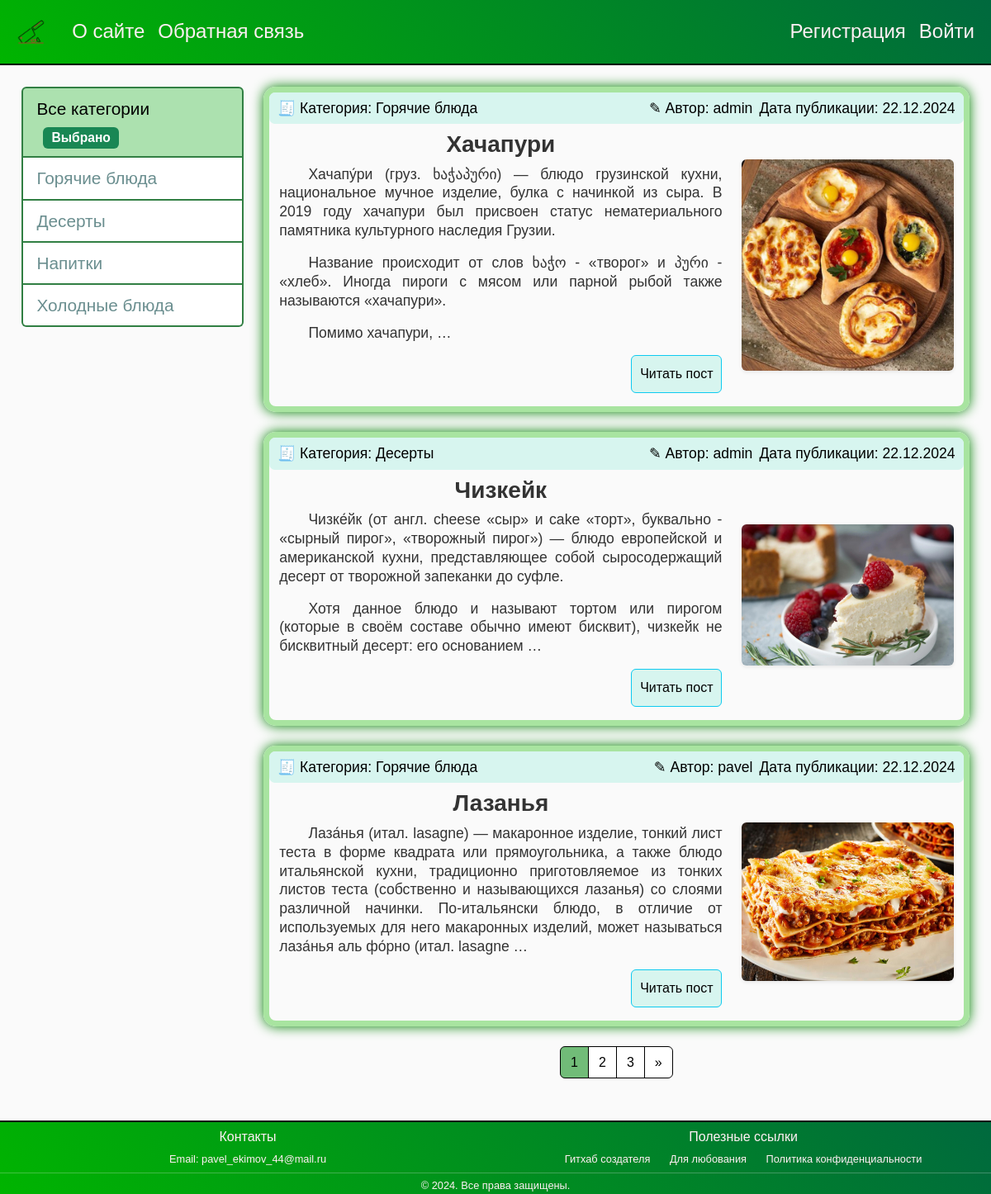
The page / on the database its author committed.
### meal/models.py (models this page shows, shortened)
class Category(models.Model):
    name = models.CharField(max_length=100, db_index=True, verbose_name='Категория')
    slug = models.SlugField(max_length=255, unique=True, db_index=True, verbose_name='URL')
    def __str__(self):
        return self.name
    def get_absolute_url(self):
        return reverse('category', kwargs={'cat_slug': self.slug})
    class Meta:
        verbose_name = 'Категорию'
        verbose_name_plural = 'Категории'
        ordering = ['id']

class Food(models.Model):
    title = models.CharField(max_length=255, verbose_name='Название блюда')
    slug = models.SlugField(max_length=255, unique=True, db_index=True, verbose_name='URL')
    content = models.TextField(blank=True, verbose_name='Информация')
    photo = models.ImageField(upload_to="photo/%Y/%m/%d/", verbose_name='Фото')
    time_create = models.DateTimeField(auto_now_add=True, verbose_name='Время создания')
    time_update = models.DateTimeField(auto_now=True, verbose_name='Время изменения')
    is_published = models.BooleanField(default=True, verbose_name='Опубликовать')
    author = models.ForeignKey(User, on_delete=models.CASCADE, verbose_name='Автор')
    cat = models.ForeignKey('Category', on_delete=models.PROTECT, verbose_name='Категория')
    def get_absolute_url(self):
        return reverse('post', kwargs={'post_slug': self.slug})
    class Meta:
        verbose_name = 'Различные блюда'
        verbose_name_plural = 'Различные блюда'
        ordering = ['id']

### meal/views.py (the view)
# urls.py: path('', FoodHome.as_view(), name='home'),
class FoodHome(DataMixin, ListView):
    model = Food
    template_name = 'meal/index.html'
    context_object_name = 'posts'
    def get_context_data(self, *, object_list=None, **kwargs):
        context = super().get_context_data(**kwargs)
        c_def = self.get_user_context(title="Главная страница")
        return dict(list(context.items()) + list(c_def.items()))
    def get_queryset(self):
        return Food.objects.filter(is_published=True).select_related('cat')

### meal/utils.py (called while the page is built)
    def get_user_context(self, **kwargs):
        context = kwargs
        cats = cache.get('cats')
        if not cats:
            cats = (Category.objects.annotate(food__count=Count('food', filter=Q(food__is_published=True)))
                    .filter(food__count__gt=0))
            cache.set('cats', cats, 60)
        user_menu = menu.copy()
        if not self.request.user.is_authenticated:
            user_menu.pop(1)
        context['menu'] = user_menu
        context['cats'] = cats
        context['cat_selected'] = context.get('cat_selected', 0)
        return context

### meal/templates/meal/index.html
{% extends 'meal/base.html' %}
{% block content %}
	<ul class="list-articles">
		{% for p in posts %}
			<li class="mb-4">
				<div class="article-panel">
					<p class="first">&#129534 Категория: {{p.cat}}</p>
					<p class="last">Дата публикации: {{p.time_update|date:"d.m.Y"}}</p>
                    <p class="last">&#9998 Автор: {{ p.author.username }}</p>
				</div>
				<div class="container">
                    <div class="row align-items-center">
                        <div class="col-md-8">
                            <h2 class="text-center mb-4">{{ p.title }}</h2>
                            <div class="article-content">
                                {% autoescape on %}
                                    {{ p.content|linebreaks|truncatewords:50 }}
                                {% endautoescape %}
                            </div>
                            <p class="link-read-post mt-3">
                                <a href="{{ p.get_absolute_url }}" class="btn btn-info">Читать пост</a>
                            </p>
                        </div>
                        <div class="col-md-4">
                            {% if p.photo %}
                                <div class="img-container">
                                    <img class="img-fluid rounded shadow-sm" src="{{ p.photo.url }}" alt="Изображение {{ p.title }}">
                                </div>
                            {% endif %}
                        </div>
                    </div>
                </div>
			</li>
		{% endfor %}
	</ul>
{% endblock %}

### meal/templates/meal/base.html (shortened to what this page needs)
{% load static %}
{% load meal_tags %}
{% load cache %}
<!DOCTYPE html>
<html>
    <head>
        <link href="{% static 'meal/css/bootstrap.min.css' %}" rel="stylesheet">
        <link href="{% static 'meal/css/styles.css' %}" rel="stylesheet">
    </head>
    <body>
        <div class="flex-wrapper">
            <div class="content-all">
                {% block mainmenu %}
                    <nav class="navbar navbar-expand-lg navbar-light bg-light">
                        <div class="container">
                            <a class="navbar-brand" href="{% url 'home' %}">
                                <div class="logo"></div>
                            </a>
                            <div class="collapse navbar-collapse" id="navbarNav">
                                <ul class="navbar-nav me-auto mb-2 mb-lg-0">
                                    {% for m in menu %}
                                        <li class="nav-item">
                                            <a class="nav-link" href="{% url m.url_name %}">{{ m.title }}</a>
                                        </li>
                                    {% endfor %}
                                </ul>
                                <ul class="navbar-nav">
                                    {% if request.user.is_authenticated %}
                                        <li class="nav-item">
                                            <a class="nav-link" href="{% url 'logout' %}">Выйти</a>
                                        </li>
                                    {% else %}
                                        <li class="nav-item">
                                            <a class="nav-link" href="{% url 'register' %}">Регистрация</a>
                                        </li>
                                        <li class="nav-item">
                                            <a class="nav-link" href="{% url 'login' %}">Войти</a>
                                        </li>
                                    {% endif %}
                                </ul>
                            </div>
                        </div>
                    </nav>
                {% endblock mainmenu %}
                <div class="container-main mt-4">
                    <div class="row">
                        <aside class="col-md-3">
                            {% block leftmenu %}
                                <ul class="list-group">
                                    {% if cat_selected == 0 %}
                                        <li class="list-group-item active">
                                            Все категории
                                            <span class="badge bg-success ms-2">Выбрано</span>
                                        </li>
                                    {% else %}
                                        <li class="list-group-item">
                                            <a href="{% url 'home' %}">Все категории</a>
                                        </li>
                                    {% endif %}
                                    {% for c in cats %}
                                        {% if c.food__count > 0 %}
                                            <li class="list-group-item {% if c.pk == cat_selected %} active {% endif %}">
                                                {% if c.pk == cat_selected %}
                                                    {{ c.name }}
                                                    <span class="badge bg-success ms-2">Выбрано</span>
                                                {% else %}
                                                    <a href="{{ c.get_absolute_url }}">{{ c.name }}</a>
                                                {% endif %}
                                            </li>
                                        {% endif %}
                                    {% endfor %}
                                </ul>
                            {% endblock leftmenu %}
                        </aside>
                        <main class="col-md-9">
                            <div class="content-content">
                                {% block content %}
                                {% endblock %}
                                {% if page_obj.has_other_pages %}
                                    <nav aria-label="Page navigation">
                                        <ul class="pagination justify-content-center">
                                            {% for p in paginator.page_range %}
                                                {% if p >= page_obj.number|add:-2 and p <= page_obj.number|add:2 %}
                                                    {% if page_obj.number == p %}
                                                        <li class="page-item active" aria-current="page">
                                                            <span class="page-link">{{ p }}</span>
                                                        </li>
                                                    {% else %}
                                                        <li class="page-item">
                                                            <a class="page-link" href="?page={{ p }}">{{ p }}</a>
                                                        </li>
                                                    {% endif %}
                                                {% endif %}
                                            {% endfor %}
                                            {% if page_obj.has_next %}
                                                <li class="page-item">
                                                    <a class="page-link" href="?page={{ page_obj.next_page_number }}" aria-label="Next">
                                                        <span aria-hidden="true">&raquo;</span>
                                                    </a>
                                                </li>
                                            {% endif %}
                                        </ul>
                                    </nav>
                                {% endif %}
                            </div>
                        </main>
                    </div>
                </div>
            </div>
            {% cache 3600 footer %}
            <footer class="bg-light text-center py-3 mt-4">
                <div class="container-footer">
                    <div class="row row-footer">
                        <div class="col-md-6">
                            <h6>Контакты</h6>
                            <p>Email: pavel_ekimov_44@mail.ru</p>
                        </div>
                        <div class="col-md-6 text-center">
                            <h6>Полезные ссылки</h6>
                            <div class="footer-links">
                                <a href="https://github.com/EkimovP">Гитхаб создателя</a>
                                <a href="https://ya.ru/images/search?from=tabbar&text=nature%20photos%20are%20beautiful">Для любования</a>
                                <a href="https://tilda.cc/ru/privacy-generator/">Политика конфиденциальности</a>
                            </div>
                        </div>
                    </div>
                    <hr>
                    <p class="confidentiality">&copy; 2024. Все права защищены.</p>
                </div>
            </footer>
            {% endcache %}
        </div>
    </body>
</html>

### meal/static/meal/css/styles.css (style rules this page uses)
body { font-family: Arial, sans-serif; line-height: 1.6; background-color: #fafafa; color: #333; }
html, body { height: 100%; margin: 0; }
.flex-wrapper { display: flex; flex-direction: column; min-height: 100%; }
.content-all { flex: 1; }
.navbar-brand .logo { width: 3.2rem; height: 3.2rem; background: url('../images/knife.png') no-repeat center; background-size: contain; }
.navbar { background: linear-gradient(45deg, #00B400, #00693E); border-bottom: 2px solid black; }
.navbar .nav-link { color: #FFF0F5 !important; transition: all 1s linear; text-decoration: none; font-size: 1.5rem; }
.list-group { font-size: 1.3rem; word-wrap: break-word; }
.list-group-item a { color: #6a8e8f; text-decoration: none; }
.mt-4 { margin-top: 0.5rem !important; }
.container-main { margin: 0 1em 1em 1em; font-size: 1.1rem; padding: 0.5em; }
aside { padding-top: 0.5em; }
.list-group-item { border: 2px solid #317F43; }
.list-group-item.active { background-color: #ACE1AF; color: black; border-color: #317F43; }
.content-content { padding-top: 0.5em; }
ul.list-articles { list-style: none; margin: 0; padding: 0; }
ul.list-articles li { border: 7px solid #A8E4A0; border-radius: 15px; margin-bottom: 1rem; box-shadow: 0px 0px 15px green; }
.article-panel { background: #d7f5ef; border-radius: 7px; padding: 5px 10px 5px 10px; box-sizing: border-box; overflow: hidden; color: black; }
.article-panel p.first { margin: 0; float: left; }
.article-panel p.last { margin: 0; float: right; padding-left: 0.5rem; }
.img-container { height: 100%; display: flex; align-items: center; justify-content: center; padding: 10px 0 10px 0; }
.img-container img { max-height: 360px; height: auto; width: auto; object-fit: cover; }
.article-content { text-align: justify; text-indent: 2em; line-height: 1.3; }
.mb-4 h2 { text-align: center; font-size: 1.75rem; font-weight: bold; margin: 0.5rem !important; }
p.link-read-post { text-align: right; }
p.link-read-post a { padding: 10px; background: #d7f5ef; color: black; text-decoration: none; }
.pagination .page-link { color: black; text-decoration: none; border-color: black; }
.pagination .page-item.active .page-link { background-color: #71BC78; border-color: black; }
footer { color: #FFF0F5 !important; background: linear-gradient(45deg, #00B400, #00693E); border-top: 2px solid black; font-size: 0.8rem; }
.py-3 { padding-top: 0rem !important; padding-bottom: 0rem !important; }
footer .footer-links a { color: #FFF0F5; text-decoration: none; margin: 0 10px; transition: color 0.3s; }
footer p { margin: 0; }
.row-footer { --bs-gutter-x: 0 !important; }
hr { margin: 0.3rem 0; }
h6 { margin-top: 0.5rem; }
@media (min-width: 576px) { .container,.container-sm { max-width: 100%; } }
@media (min-width: 768px) { .container,.container-md,.container-sm { max-width: 100%; } }
@media (min-width: 992px) { .container,.container-lg,.container-md,.container-sm { max-width: 100%; } }
@media (min-width: 1200px) { .container,.container-lg,.container-md,.container-sm,.container-xl { max-width: 100%; } }

### rows shown on the page
Category: name "Горячие блюда"
Category: name "Десерты"
Category: name "Напитки"
Category: name "Холодные блюда"
Food: cat "Горячие блюда", time_update "22.12.2024", author.username "admin", title "Хачапури", content "Хачапу́ри (груз. ხაჭაპური) — блюдо грузинской кухни, национальное мучное изделие, булка с начинкой из сыра. В 2019 году хачапури был присвоен статус нематериального памятника культурного наследия Грузии. Название происходит от слов ხაჭო - «творог» и პური - «хлеб». Иногда пироги с мясом или парной рыбой также называются «хачапури». Помимо хачапури, …", photo (picture)
Food: cat "Десерты", time_update "22.12.2024", author.username "admin", title "Чизкейк", content "Чизке́йк (от англ. cheese «сыр» и cake «торт», буквально - «сырный пирог», «творожный пирог») — блюдо европейской и американской кухни, представляющее собой сыросодержащий десерт от творожной запеканки до суфле. Хотя данное блюдо и называют тортом или пирогом (которые в своём составе обычно имеют бисквит), чизкейк не бисквитный десерт: его основанием …", photo (picture)
Food: cat "Горячие блюда", time_update "22.12.2024", author.username "pavel", title "Лазанья", content "Лаза́нья (итал. lasagne) — макаронное изделие, тонкий лист теста в форме квадрата или прямоугольника, а также блюдо итальянской кухни, традиционно приготовляемое из тонких листов теста (собственно и называющихся лазанья) со слоями различной начинки. По-итальянски блюдо, в отличие от используемых для него макаронных изделий, может называться лаза́нья аль фо́рно (итал. lasagne …", photo (picture)

### other values the page prints
{{ m.title }} "О сайте" "Обратная связь"
{{ p }} "1"
{{ p }} "2" "3"
